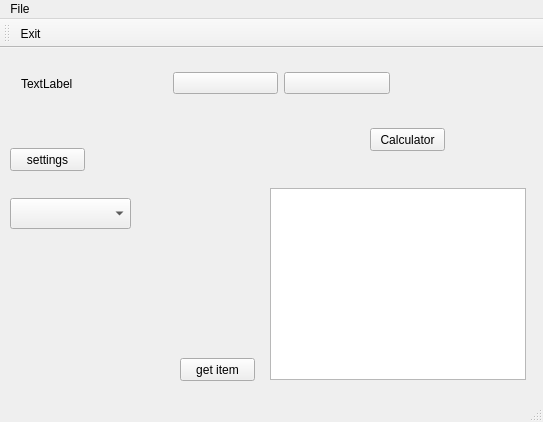
<?xml version="1.0" encoding="UTF-8"?>
<ui version="4.0">
 <class>MainWindow</class>
 <widget class="QMainWindow" name="MainWindow">
  <property name="geometry">
   <rect>
    <x>0</x>
    <y>0</y>
    <width>543</width>
    <height>422</height>
   </rect>
  </property>
  <property name="windowTitle">
   <string>MainWindow</string>
  </property>
  <widget class="QWidget" name="centralWidget">
   <widget class="QPushButton" name="pushButton">
    <property name="geometry">
     <rect>
      <x>10</x>
      <y>100</y>
      <width>75</width>
      <height>23</height>
     </rect>
    </property>
    <property name="text">
     <string>settings</string>
    </property>
   </widget>
   <widget class="QLabel" name="power_label">
    <property name="geometry">
     <rect>
      <x>30</x>
      <y>250</y>
      <width>41</width>
      <height>41</height>
     </rect>
    </property>
    <property name="text">
     <string/>
    </property>
   </widget>
   <widget class="QPushButton" name="pushButton_4">
    <property name="geometry">
     <rect>
      <x>370</x>
      <y>80</y>
      <width>75</width>
      <height>23</height>
     </rect>
    </property>
    <property name="text">
     <string>Calculator</string>
    </property>
   </widget>
   <widget class="QComboBox" name="comboBox">
    <property name="geometry">
     <rect>
      <x>10</x>
      <y>150</y>
      <width>121</width>
      <height>31</height>
     </rect>
    </property>
   </widget>
   <widget class="QListWidget" name="listWidget">
    <property name="geometry">
     <rect>
      <x>270</x>
      <y>140</y>
      <width>256</width>
      <height>192</height>
     </rect>
    </property>
   </widget>
   <widget class="QPushButton" name="getItem_btn">
    <property name="geometry">
     <rect>
      <x>180</x>
      <y>310</y>
      <width>75</width>
      <height>23</height>
     </rect>
    </property>
    <property name="text">
     <string>get item</string>
    </property>
   </widget>
   <widget class="QWidget" name="" native="true">
    <property name="geometry">
     <rect>
      <x>10</x>
      <y>10</y>
      <width>391</width>
      <height>51</height>
     </rect>
    </property>
    <layout class="QHBoxLayout" name="horizontalLayout">
     <item>
      <widget class="QLabel" name="label">
       <property name="text">
        <string>TextLabel</string>
       </property>
      </widget>
     </item>
     <item>
      <spacer name="horizontalSpacer">
       <property name="orientation">
        <enum>Qt::Horizontal</enum>
       </property>
       <property name="sizeType">
        <enum>QSizePolicy::Preferred</enum>
       </property>
       <property name="sizeHint" stdset="0">
        <size>
         <width>40</width>
         <height>20</height>
        </size>
       </property>
      </spacer>
     </item>
     <item>
      <widget class="QPushButton" name="pushButton_2">
       <property name="sizePolicy">
        <sizepolicy hsizetype="Minimum" vsizetype="Fixed">
         <horstretch>0</horstretch>
         <verstretch>0</verstretch>
        </sizepolicy>
       </property>
       <property name="text">
        <string/>
       </property>
      </widget>
     </item>
     <item>
      <widget class="QPushButton" name="pushButton_3">
       <property name="text">
        <string/>
       </property>
      </widget>
     </item>
    </layout>
   </widget>
  </widget>
  <widget class="QMenuBar" name="menuBar">
   <property name="geometry">
    <rect>
     <x>0</x>
     <y>0</y>
     <width>543</width>
     <height>21</height>
    </rect>
   </property>
   <widget class="QMenu" name="menufiel">
    <property name="title">
     <string>File</string>
    </property>
    <addaction name="separator"/>
    <addaction name="actionOpen"/>
    <addaction name="actionExit"/>
   </widget>
   <addaction name="menufiel"/>
  </widget>
  <widget class="QToolBar" name="mainToolBar">
   <attribute name="toolBarArea">
    <enum>TopToolBarArea</enum>
   </attribute>
   <attribute name="toolBarBreak">
    <bool>false</bool>
   </attribute>
   <addaction name="actionExit"/>
  </widget>
  <widget class="QStatusBar" name="statusBar"/>
  <action name="actionOpen">
   <property name="text">
    <string>Open</string>
   </property>
  </action>
  <action name="actionExit">
   <property name="icon">
    <iconset resource="resource.qrc">
     <normaloff>:/img/assets/exit.png</normaloff>:/img/assets/exit.png</iconset>
   </property>
   <property name="text">
    <string>Exit</string>
   </property>
  </action>
 </widget>
 <layoutdefault spacing="6" margin="11"/>
 <resources>
  <include location="resource.qrc"/>
 </resources>
 <connections/>
</ui>
